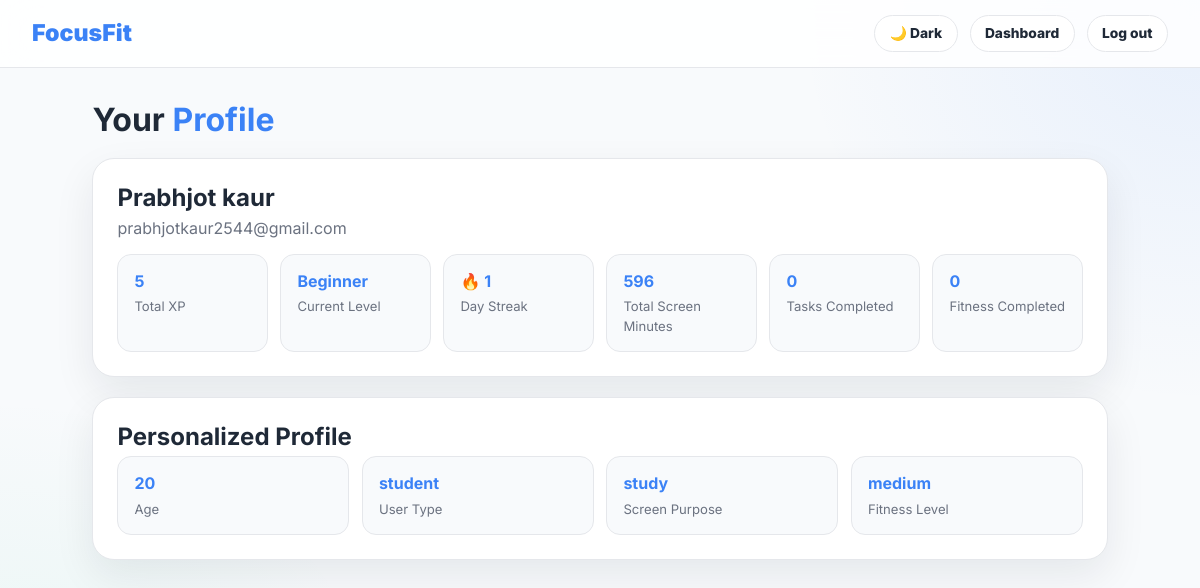
Screenshot of /profile (signed in) with the database file from the repository.
### tables this page shows
CREATE TABLE users (
            id INTEGER PRIMARY KEY AUTOINCREMENT,
            name TEXT NOT NULL,
            email TEXT NOT NULL UNIQUE,
            password TEXT NOT NULL,
            age INTEGER DEFAULT 18,
            user_type TEXT DEFAULT 'general',
            screen_purpose TEXT DEFAULT 'mixed',
            fitness_level TEXT DEFAULT 'light'
        );

### app.py (the view)
@app.route("/profile")
def profile():
    if "user_id" not in session:
        return redirect(url_for("login"))
    uid = current_user_id()
    return render_template(
        "profile.html",
        stats=get_profile_stats(uid),
        streak=calculate_streak(uid),
        xp=get_total_xp(uid),
        level=get_level_from_xp(get_total_xp(uid)),
        profile_data=get_user_profile(uid)
    )

### app.py (called while the page is built)
def current_user_id():
    return session.get("user_id")

### database.py (called while the page is built)
def get_db():
    conn = sqlite3.connect(DATABASE)
    conn.row_factory = sqlite3.Row
    return conn

def get_user_profile(user_id):
    conn = get_db()
    user = conn.execute("""
        SELECT id, name, email, age, user_type, screen_purpose, fitness_level
        FROM users WHERE id = ?
    """, (user_id,)).fetchone()
    conn.close()
    return dict(user) if user else None

def get_total_xp(user_id):
    conn = get_db()
    row = conn.execute("SELECT SUM(points) as total FROM xp_events WHERE user_id = ?", (user_id,)).fetchone()
    conn.close()
    return row["total"] if row["total"] else 0

def get_level_from_xp(xp):
    if xp >= 500:
        return "Discipline Master"
    if xp >= 250:
        return "Productivity Pro"
    if xp >= 100:
        return "Focus Learner"
    return "Beginner"

def get_profile_stats(user_id):
    conn = get_db()
    user = conn.execute("SELECT name, email FROM users WHERE id = ?", (user_id,)).fetchone()
    total_screen = conn.execute("SELECT SUM(minutes) as total FROM screen_time WHERE user_id = ?", (user_id,)).fetchone()["total"] or 0
    completed_tasks = conn.execute("SELECT COUNT(*) as total FROM tasks WHERE user_id = ? AND status = 'completed'", (user_id,)).fetchone()["total"] or 0
    completed_fitness = conn.execute("SELECT COUNT(*) as total FROM fitness WHERE user_id = ?", (user_id,)).fetchone()["total"] or 0
    conn.close()
    return {
        "name": user["name"] if user else "User",
        "email": user["email"] if user else "",
        "total_screen": total_screen,
        "completed_tasks": completed_tasks,
        "completed_fitness": completed_fitness
    }

def calculate_streak(user_id):
    conn = get_db()
    rows = conn.execute("""
        SELECT DISTINCT logged_on FROM xp_events
        WHERE user_id = ? ORDER BY logged_on DESC
    """, (user_id,)).fetchall()
    conn.close()
    days = {r["logged_on"] for r in rows}
    streak = 0
    today = date.today()
    while (today - timedelta(days=streak)).isoformat() in days:
        streak += 1
    return streak

### templates/profile.html (shortened to what this page needs)
<!DOCTYPE html>
<html lang="en">
<head>
  <link rel="stylesheet" href="{{ url_for('static', filename='css/style.css') }}" />
</head>
<body class="dashboard-body">
  <nav class="navbar">
    <div class="brand">FocusFit</div>
    <div class="nav-right">
      <button class="theme-toggle" onclick="toggleTheme()" id="theme-btn">🌙 Dark</button>
      <a href="/dashboard" class="logout-btn">Dashboard</a>
      <a href="/logout" class="logout-btn">Log out</a>
    </div>
  </nav>
  <main class="main-content">
    <h1 class="page-title">Your <span>Profile</span></h1>
    <div class="profile-card">
      <h2>{{ stats.name }}</h2>
      <p>{{ stats.email }}</p>
      <div class="profile-grid">
        <div class="profile-stat">
          <strong>{{ xp }}</strong>
          <span>Total XP</span>
        </div>
        <div class="profile-stat">
          <strong>{{ level }}</strong>
          <span>Current Level</span>
        </div>
        <div class="profile-stat">
          <strong>🔥 {{ streak }}</strong>
          <span>Day Streak</span>
        </div>
        <div class="profile-stat">
          <strong>{{ stats.total_screen }}</strong>
          <span>Total Screen Minutes</span>
        </div>
        <div class="profile-stat">
          <strong>{{ stats.completed_tasks }}</strong>
          <span>Tasks Completed</span>
        </div>
        <div class="profile-stat">
          <strong>{{ stats.completed_fitness }}</strong>
          <span>Fitness Completed</span>
        </div>
      </div>
    </div>
    <div class="profile-card profile-extra">
      <h2>Personalized Profile</h2>
      <div class="profile-grid">
        <div class="profile-stat">
          <strong>{{ profile_data.age }}</strong>
          <span>Age</span>
        </div>
        <div class="profile-stat">
          <strong>{{ profile_data.user_type }}</strong>
          <span>User Type</span>
        </div>
        <div class="profile-stat">
          <strong>{{ profile_data.screen_purpose }}</strong>
          <span>Screen Purpose</span>
        </div>
        <div class="profile-stat">
          <strong>{{ profile_data.fitness_level }}</strong>
          <span>Fitness Level</span>
        </div>
      </div>
    </div>
  </main>
</body>
</html>

### static/css/style.css (style rules this page uses)
:root { --bg: #F8FAFC; --card: #FFFFFF; --text: #1F2937; --text-light: #6B7280; --primary: #3B82F6; --primary-dark: #2563EB; --accent: #10B981; --accent-dark: #059669; --border: #E5E7EB; --danger: #EF4444; --warning: #F59E0B; --shadow: 0 16px 40px rgba(15, 23, 42, 0.08); --radius: 22px; --radius-sm: 14px; }
* { margin: 0; padding: 0; box-sizing: border-box; }
body { background: var(--bg); color: var(--text); font-family: 'Inter', sans-serif; min-height: 100vh; transition: background 0.25s ease, color 0.25s ease; }
a { color: inherit; }
button, .logout-btn { transition: transform .15s ease, background .2s ease, border .2s ease; }
.btn-primary-small, .btn-accent, .btn-outline, .theme-toggle, .logout-btn { padding: .58rem .9rem; border-radius: 999px; font-weight: 800; font-size: .86rem; cursor: pointer; text-decoration: none; border: 1px solid var(--border); white-space: nowrap; }
.btn-outline, .theme-toggle, .logout-btn { background: var(--card); color: var(--text); }
.dashboard-body { background: radial-gradient(circle at top right, rgba(59,130,246,.09), transparent 28%), radial-gradient(circle at bottom left, rgba(16,185,129,.08), transparent 28%), var(--bg); }
.navbar { position: sticky; top: 0; z-index: 100; background: rgba(255,255,255,.84); -webkit-backdrop-filter: blur(18px); backdrop-filter: blur(18px); border-bottom: 1px solid var(--border); padding: .95rem 2rem; display: flex; align-items: center; justify-content: space-between; gap: 1rem; }
.brand { color: var(--primary); font-size: 1.45rem; font-weight: 900; }
.nav-right { display: flex; align-items: center; gap: .75rem; flex-wrap: wrap; }
.main-content { max-width: 1060px; margin: 2rem auto; padding: 0 1.4rem 3rem; }
.page-title { font-size: 2rem; margin-bottom: 1.2rem; }
.page-title span { color: var(--primary); }
.profile-card { background: var(--card); border: 1px solid var(--border); border-radius: var(--radius); box-shadow: var(--shadow); padding: 1.5rem; margin-bottom: 1.2rem; }
.profile-card h2 { margin-bottom: .35rem; }
.profile-card p { color: var(--text-light); margin-bottom: 1rem; }
.profile-grid { display: grid; grid-template-columns: repeat(auto-fit, minmax(150px, 1fr)); gap: .8rem; }
.profile-stat { background: var(--bg); border: 1px solid var(--border); border-radius: var(--radius-sm); padding: 1rem; }
.profile-stat strong { display: block; color: var(--primary); margin-bottom: .3rem; }
.profile-stat span { color: var(--text-light); font-size: .82rem; }
html { scroll-behavior: smooth; }
button, input, select { font-family: inherit; }
.main-content { width: 100%; }

### rows the page displays
users: name "Prabhjot kaur", email "prabhjotkaur2544@gmail.com", age "20", user_type "student", screen_purpose "study", fitness_level "medium"

### other values shown
{{ xp }} "5"
{{ level }} "Beginner"
{{ streak }} "1"
{{ stats.total_screen }} "596"
{{ stats.completed_tasks }} "0"
{{ stats.completed_fitness }} "0"
